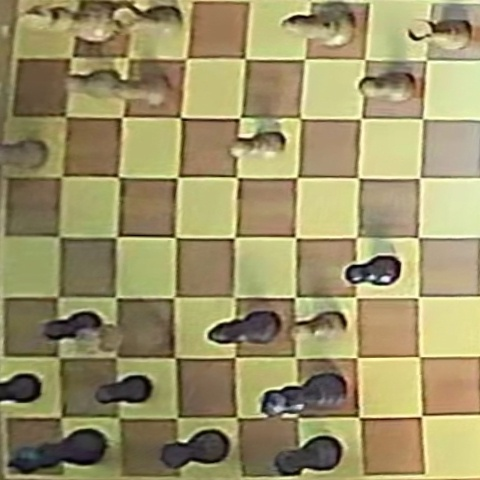
#> input picture game10/images/2r1r1k1_2q2p1p_2Pb1Qp1_1p6_8_3P3P_1P3PP1_R1B2RK1/black/frame_030960.jpg, 480 x 480 px
$ python calibrate_board_bbox.py --img ../../game10/images/2r1r1k1_2q2p1p_2Pb1Qp1_1p6_8_3P3P_1P3PP1_R1B2RK1/black/frame_030960.jpg
#> lines starting #> are read from the running program, lines starting #| are printed output that depends on the picture
#> in main, img is the input picture: PIL image 480x480 RGB; mean R, G, B 157, 147.1, 104.5
# scripts/calibrate_board_bbox.py
import argparse
from pathlib import Path
import numpy as np
from PIL import Image

def find_grid_bbox(img: Image.Image, pad: int = 4):
#> called with pad = 4
    g = np.array(img.convert("L"), dtype=np.float32)
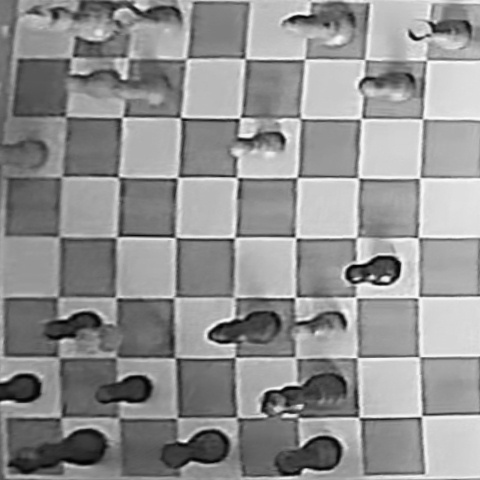
#> g: shape (480, 480) float32; min 0, max 251, mean 145.2
    # high-frequency emphasis
    gx = np.abs(np.diff(g, axis=1, prepend=g[:, :1]))
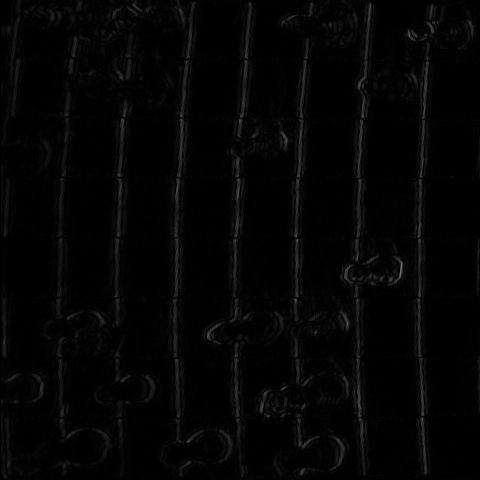
#> gx: shape (480, 480) float32; min 0, max 117, mean 4.5
    gy = np.abs(np.diff(g, axis=0, prepend=g[:1, :]))
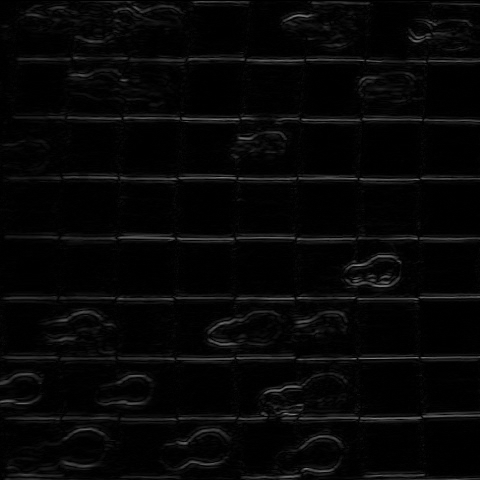
#> gy: shape (480, 480) float32; min 0, max 127, mean 6.6
    e = gx + gy
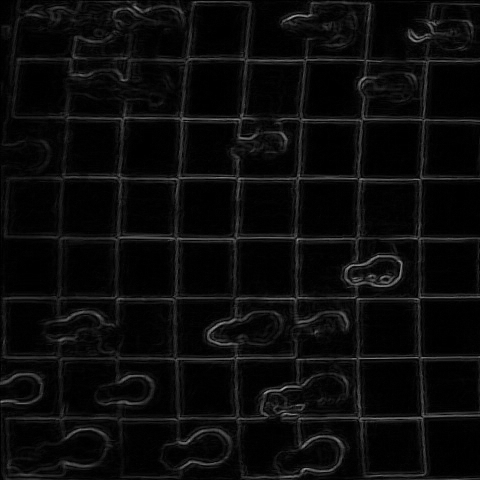
#> e: shape (480, 480) float32; min 0, max 172, mean 11

    # sum energy per row/col
    col = e.sum(axis=0)
#> col = 480 values, max 14011 at index 358, min 1534 at index 0, mean 5286.3
    row = e.sum(axis=1)
#> row = 480 values, max 27522 at index 178, min 1594 at index 0, mean 5286.3

    # smooth
    k = 9
    col_s = np.convolve(col, np.ones(k)/k, mode="same")
#> col_s = 480 values, max 11340.8 at index 360, min 2146.4 at index 479, mean 5268.4
    row_s = np.convolve(row, np.ones(k)/k, mode="same")
#> row_s = 480 values, max 13675.3 at index 238, min 2232.9 at index 206, mean 5250.9

    # threshold to find "active" region (grid area)
    ct = col_s.mean() + 0.8 * col_s.std()
#> ct = 6854.4
    rt = row_s.mean() + 0.8 * row_s.std()
#> rt = 7429.4

    xs = np.where(col_s > ct)[0]
#> xs = 84 values from 115 to 427
    ys = np.where(row_s > rt)[0]
#> ys = 69 values from 56 to 475
    if len(xs) < 10 or len(ys) < 10:
        return None

    x0, x1 = int(xs.min()), int(xs.max())
#> x0 = 115; x1 = 427
    y0, y1 = int(ys.min()), int(ys.max())
#> y0 = 56; y1 = 475

    # expand slightly
    x0 = max(0, x0 - pad); y0 = max(0, y0 - pad)
#> after `x0 = max(0, x0 - pad)`: x0 = 111
#> after `y0 = max(0, y0 - pad)`: y0 = 52
    x1 = min(g.shape[1]-1, x1 + pad); y1 = min(g.shape[0]-1, y1 + pad)
#> after `x1 = min(g.shape[1] - 1, x1 + pad)`: x1 = 431
#> after `y1 = min(g.shape[0] - 1, y1 + pad)`: y1 = 479
    return x0, y0, x1, y1

def main():
    ap = argparse.ArgumentParser()
    ap.add_argument("--img", required=True)
    ap.add_argument("--pad", type=int, default=4)
    args = ap.parse_args()

    img = Image.open(args.img).convert("RGB")
    bbox = find_grid_bbox(img, pad=args.pad)
#> bbox = (111, 52, 431, 479)
    if bbox is None:
        print("[ERROR] Could not estimate bbox")
        return
    x0,y0,x1,y1 = bbox
#> x0 = 111; y0 = 52; x1 = 431; y1 = 479
    print(f"[OK] bbox x0={x0} y0={y0} x1={x1} y1={y1} (w={x1-x0+1} h={y1-y0+1})")
#| [OK] bbox x0=111 y0=52 x1=431 y1=479 (w=321 h=428)

    # save visualization
    arr = np.array(img).copy()
    arr[y0:y0+2, x0:x1+1] = [255,0,0]
    arr[y1-1:y1+1, x0:x1+1] = [255,0,0]
    arr[y0:y1+1, x0:x0+2] = [255,0,0]
    arr[y0:y1+1, x1-1:x1+1] = [255,0,0]
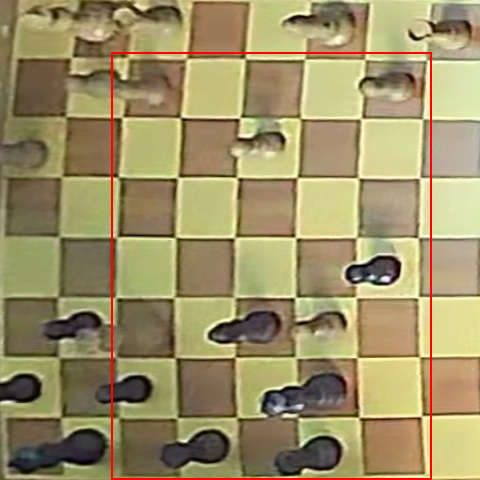
#> arr: shape (480, 480, 3); mean R, G, B 158, 145, 102.9
    out = Path("results") / "bbox_debug.png"
    out.parent.mkdir(exist_ok=True)
    Image.fromarray(arr).save(out)
    print(f"[OK] wrote {out}")

if __name__ == "__main__":
    main()

$ run again, on game10/images/2r1r1k1_2q2p1p_2Pb1Qp1_1p6_8_3P3P_1P3PP1_R1B2RK1/white/frame_030952.jpg
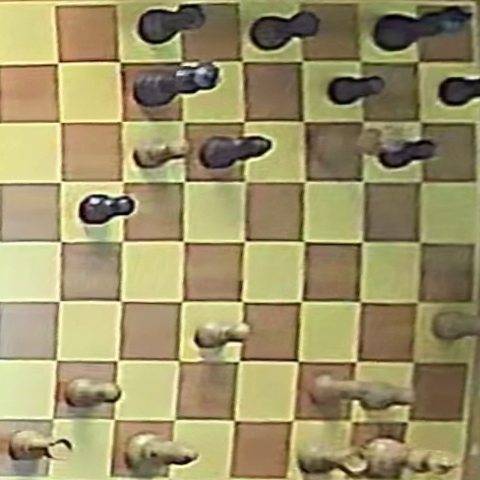
#> input picture game10/images/2r1r1k1_2q2p1p_2Pb1Qp1_1p6_8_3P3P_1P3PP1_R1B2RK1/white/frame_030952.jpg, 480 x 480 px
#> in main, img is the input picture: PIL image 480x480 RGB; mean R, G, B 157, 146.8, 104.2
#> in find_grid_bbox, `e = gx + gy`:
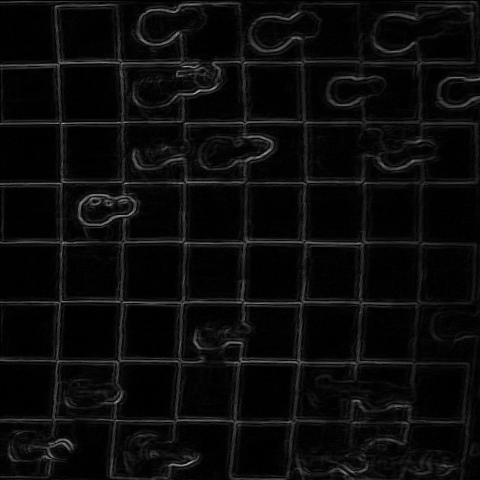
#> e: shape (480, 480) float32; min 0, max 165, mean 10.9
#> col = 480 values, max 14447 at index 122, min 2377 at index 0, mean 5253.3
#> row = 480 values, max 26973 at index 302, min 803 at index 0, mean 5253.3
#> col_s = 480 values, max 11360.4 at index 121, min 2072.8 at index 0, mean 5234.6
#> row_s = 480 values, max 13398.3 at index 242, min 2229 at index 272, mean 5219.8
#> ct = 6808.1
#> rt = 7381.6
#> xs = 84 values from 53 to 365
#> ys = 71 values from 4 to 425
#> in find_grid_bbox, `x0, x1 = int(xs.min()), int(xs.max())`: x0 = 53; x1 = 365
#> in find_grid_bbox, `y0, y1 = int(ys.min()), int(ys.max())`: y0 = 4; y1 = 425
#> in find_grid_bbox, `x0 = max(0, x0 - pad)`: x0 = 49
#> in find_grid_bbox, `y0 = max(0, y0 - pad)`: y0 = 0
#> in find_grid_bbox, `x1 = min(g.shape[1] - 1, x1 + pad)`: x1 = 369
#> in find_grid_bbox, `y1 = min(g.shape[0] - 1, y1 + pad)`: y1 = 429
#> bbox = (49, 0, 369, 429)
#> in main, `x0,y0,x1,y1 = bbox`: x0 = 49; y0 = 0; x1 = 369; y1 = 429
#| [OK] bbox x0=49 y0=0 x1=369 y1=429 (w=321 h=430)
#> in main, `arr[y0:y1+1, x1-1:x1+1] = [255,0,0]`:
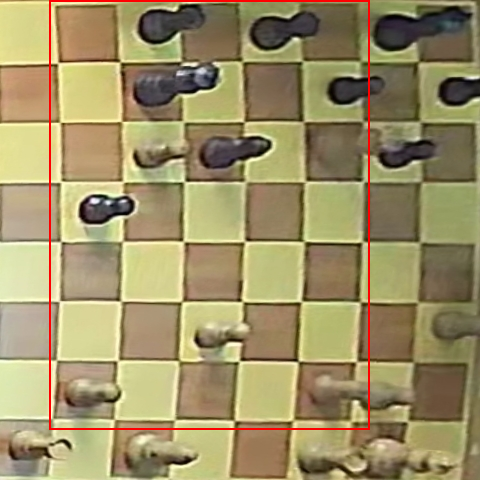
#> arr: shape (480, 480, 3); mean R, G, B 158.1, 144.6, 102.7
